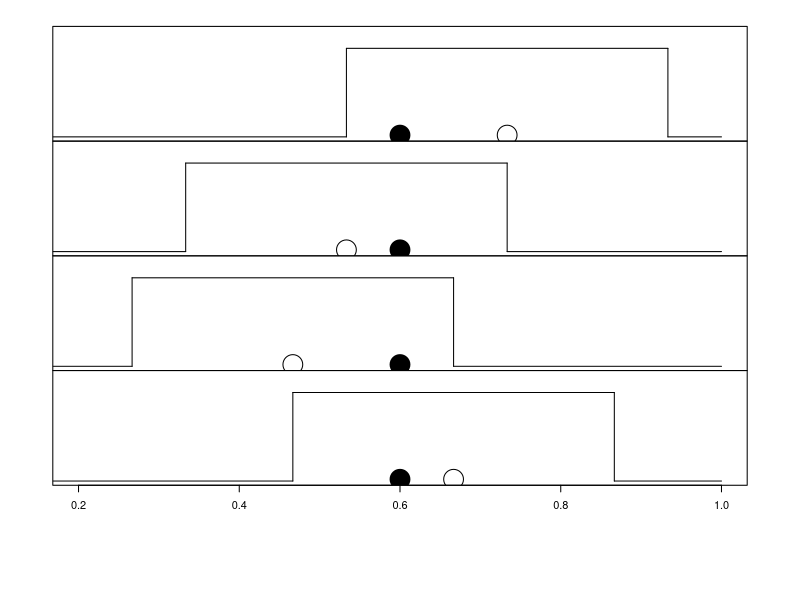
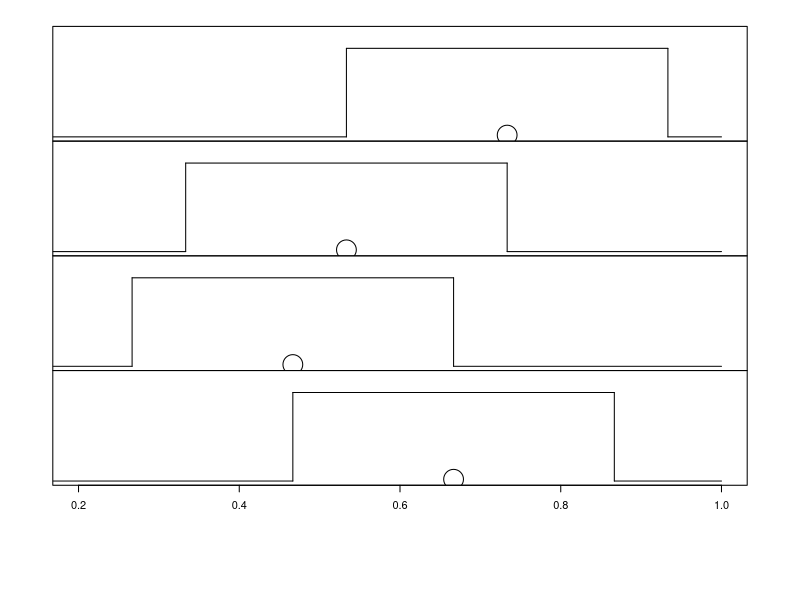
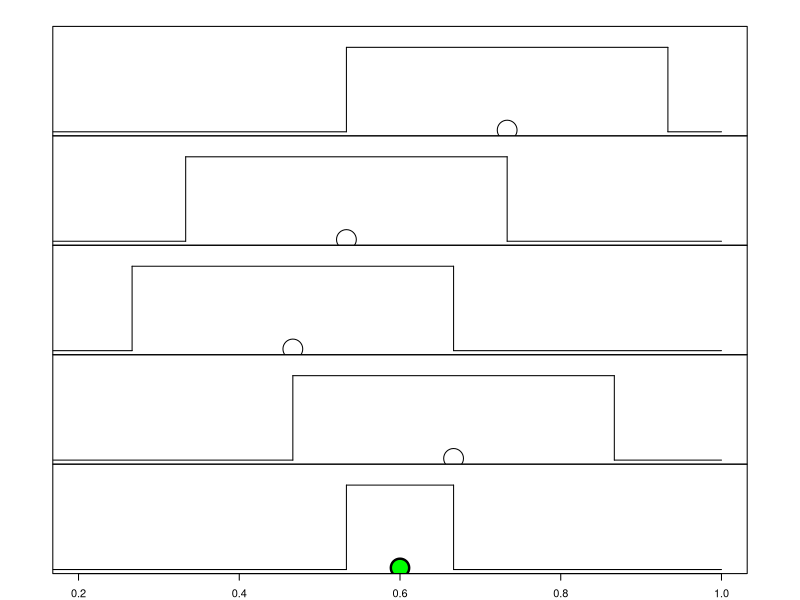
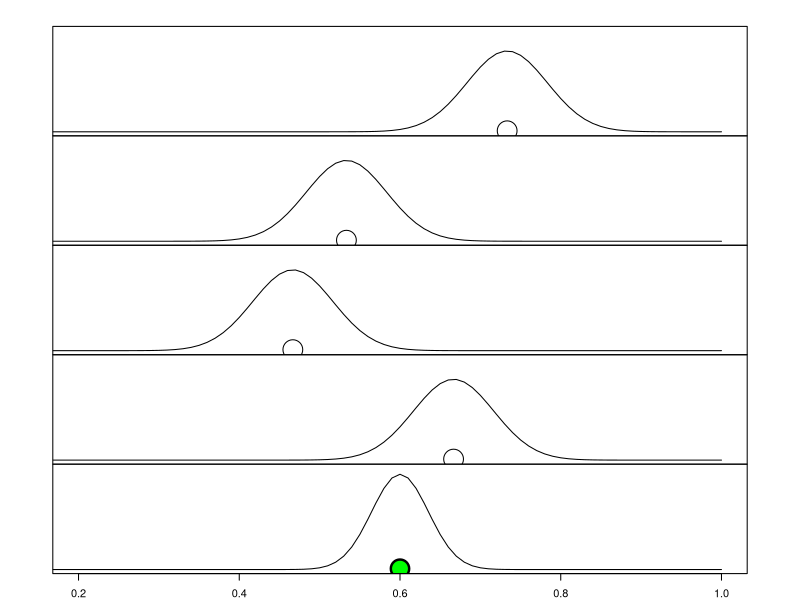

Here is the R script that generated these plots, in order:
PNG=TRUE
p <- 0.6
N <- 30
H <- 0.2
set.seed(12)
y <- rep(NA, 4)
if(PNG) png('bayes_example_11.png', width = 700, height = 1000)
par(mfrow=c(5,1), oma=c(0,2,2,2), mar = c(0,2,0,2))
for(i in 1:4){
  y[i] <- rbinom(1, N, p)/N
  plot(y[i],0.1, xlim = c(0.2,1), ylim = c(0,6), xlab = ' ', ylab = ' ', axes = F, cex = 4)
  points(p, 0.1, cex=4, pch = 19, col = 'black')
  lines(c((y[i]-H),(y[i]+H)), c(5,5))
  lines(c((y[i]-H),(y[i]-H)), c(0,5))
  lines(c((y[i]+H),(y[i]+H)), c(0,5))
  lines(c(0,y[i]-H),c(0,0))
  lines(c(y[i]+H,1),c(0,0))
  box()
}
axis(1)
if(PNG) dev.off()

set.seed(12)
y <- rep(NA, 4)
if(PNG) png('bayes_example_12.png', width = 700, height = 1000)
par(mfrow=c(5,1), oma=c(0,2,2,2), mar = c(0,2,0,2))
for(i in 1:4){
  y[i] <- rbinom(1, N, p)/N
  plot(y[i],0.1, xlim = c(0.2,1), ylim = c(0,6), xlab = ' ', ylab = ' ', axes = F, cex = 4)
  # points(p, 0.1, cex=4, pch = 19)
  lines(c((y[i]-H),(y[i]+H)), c(5,5))
  lines(c((y[i]-H),(y[i]-H)), c(0,5))
  lines(c((y[i]+H),(y[i]+H)), c(0,5))
  lines(c(0,y[i]-H),c(0,0))
  lines(c(y[i]+H,1),c(0,0))
  box()
}
axis(1)
if(PNG) dev.off()

set.seed(12)
y <- rep(NA, 4)
if(PNG) png('bayes_example_13.png', width = 700, height = 1000)
par(mfrow=c(5,1), oma=c(2,2,2,2), mar = c(0,2,0,2))
for(i in 1:4){
  y[i] <- rbinom(1, N, p)/N
  plot(y[i],0.1, xlim = c(0.2,1), ylim = c(0,6), xlab = ' ', ylab = ' ', axes = F, cex = 4)
  # points(p, 0.1, cex=4, pch = 19)
  lines(c((y[i]-H),(y[i]+H)), c(5,5))
  lines(c((y[i]-H),(y[i]-H)), c(0,5))
  lines(c((y[i]+H),(y[i]+H)), c(0,5))
  lines(c(0,y[i]-H),c(0,0))
  lines(c(y[i]+H,1),c(0,0))
  box()
}
plot(NA,0.1, xlim = c(0.2,1), ylim = c(0,6), xlab = ' ', ylab = ' ', axes = F, cex = 4)
lines(rep(max(y-H),2), c(0,5))
lines(rep(min(y+H),2), c(0,5))
lines(c(max(y-H), min(y+H)), c(5,5))
lines(c(0,max(y-H)),c(0,0))
lines(c(min(y+H),1),c(0,0))
points(p, 0.1, cex=4, pch = 19)
points((max(y-H) + min(y+H))/2, 0.1, cex=3, col = "green", pch=19)
box()
axis(1)
if(PNG) dev.off()

set.seed(12)
y <- rep(NA, 4)
if(PNG) png('bayes_example_14.png', width = 700, height = 1000)
par(mfrow=c(5,1), oma=c(2,2,2,2), mar = c(0,2,0,2))
for(i in 1:4){
  y[i] <- rbinom(1, N, p)/N
  plot(y[i],0.1, xlim = c(0.2,1), ylim = c(0,10), xlab = ' ', ylab = ' ', axes = F, cex = 4)
  # points(p, 0.1, cex=4, pch = 19)
  lines(seq(0,1,by=0.01), dnorm(seq(0,1,by=0.01), mean = y[i], sd = 0.05))
  box()
}
plot(NA,0.1, xlim = c(0.2,1), ylim = c(0,12), xlab = ' ', ylab = ' ', axes = F, cex = 4)
lines(seq(0,1,by=0.01), dnorm(seq(0,1,by=0.01), mean = mean(y), sd = 0.05/sqrt(2)))
points(p, 0.1, cex=4, pch = 19)
points(mean(y), 0.1, cex=3, col = "green", pch=19)
box()
axis(1)
if(PNG) dev.off()
